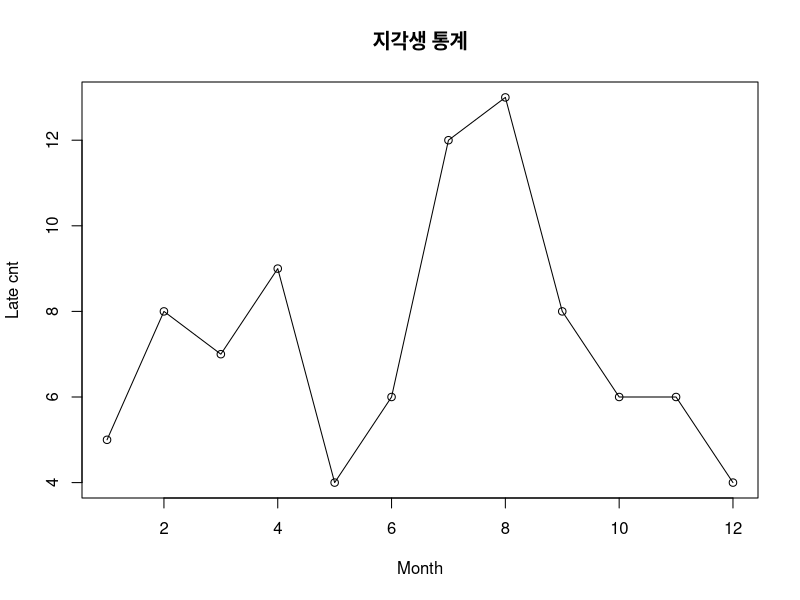
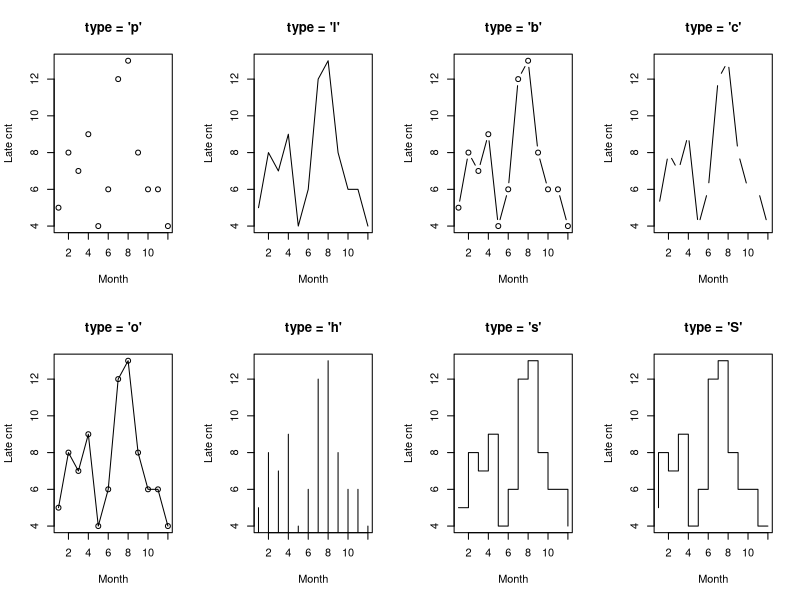
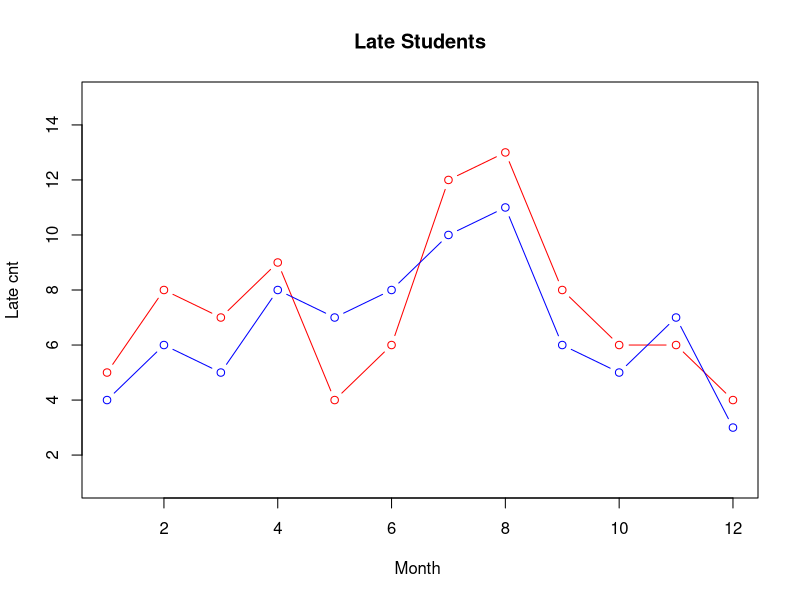

Here is the R script that generated these plots, in order:
# 이전 메모리 제거
rm(list = ls())

# code 6-6
month = 1:12                          # 자료 입력
late = c(5,8,7,9,4,6,12,13,8,6,6,4)   # 자료 입력
plot(month,                           # x data
     late,                            # y data
     main="지각생 통계",              # 제목
     type= "o",                       # 그래프의 종류 선택(알파벳)
     lty=1,                           # 선의 종류(line type) 선택
     lwd=1,                           # 선의 굵기 선택
     xlab="Month",                    # x축 레이블
     ylab="Late cnt"                  # y축 레이블
)
#######################
# 자료 입력
month = 1:12
late = c(5,8,7,9,4,6,12,13,8,6,6,4)

# 그래프를 2행 4열로 배열
par(mfrow = c(2, 4))

# 1. 점만 그리기
plot(month, late, 
     main="type = 'p'", 
     type="p", 
     xlab="Month", 
     ylab="Late cnt")

# 2. 선만 그리기
plot(month, late, 
     main="type = 'l'", 
     type="l", 
     xlab="Month", 
     ylab="Late cnt")

# 3. 점과 선 함께 그리기
plot(month, late, 
     main="type = 'b'", 
     type="b", 
     xlab="Month", 
     ylab="Late cnt")

# 4. 선만 그리기 (점 제외)
plot(month, late, 
     main="type = 'c'", 
     type="c", 
     xlab="Month", 
     ylab="Late cnt")

# 5. 점과 선을 겹쳐서 그리기
plot(month, late, 
     main="type = 'o'", 
     type="o", 
     xlab="Month", 
     ylab="Late cnt")

# 6. 수직선 형태로 그리기
plot(month, late, 
     main="type = 'h'", 
     type="h", 
     xlab="Month", 
     ylab="Late cnt")

# 7. 계단 형태로 선 그리기
plot(month, late, 
     main="type = 's'", 
     type="s", 
     xlab="Month", 
     ylab="Late cnt")

# 8. 다른 계단 형태로 선 그리기
plot(month, late, 
     main="type = 'S'", 
     type="S", 
     xlab="Month", 
     ylab="Late cnt")
par(mfrow = c(1, 1))
############################
# code 6-7
month = 1:12
late1 = c(5,8,7,9,4,6,12,13,8,6,6,4)
late2 = c(4,6,5,8,7,8,10,11,6,5,7,3)
plot(month,                          # x data
     late1,                          # y data
     main="Late Students",
     type= "b",                      # 그래프의 종류 선택(알파벳)
     lty=1,                          # 선의 종류(line type) 선택
     col="red",                      # 선의 색 선택
     xlab="Month ",                  # x축 레이블
     ylab="Late cnt",                # y축 레이블
     ylim=c(1, 15)                   # y축 값의 (하한, 상한)
)

# 위 그림에 다음 그림을 그림
lines(month,                         # x data
      late2,                         # y data
      type = "b",                    # 선의 종류(line type) 선택
      col = "blue")                  # 선의 색 선택vvvvvvvvvvvvvvvvvvvvvvvvvvvvvvvvvvvvvvvvvvvvvvvvvvvvvvvvvvvvvvvvvvvvvvvvvvvvvv

